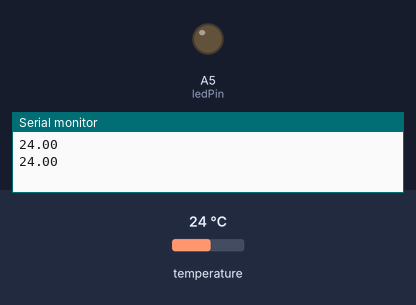
The program below on a simulated Arduino Nano 33 IoT. Shown: output pins drawn as LEDs (lit = HIGH), the last lines printed to the serial monitor. The inputs (shaded band) are chosen by the test bench; at power-on: temperature 24 °C.

Above: at 3.3 s.
3.4 s: temperature set to 29.6 °C
5.9 s: temperature set to 30.4 °C
At 7.1 s:
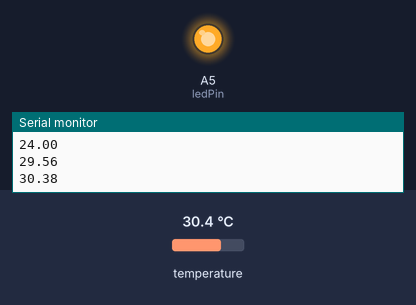
8.4 s: temperature set to 12 °C
At 10.8 s:
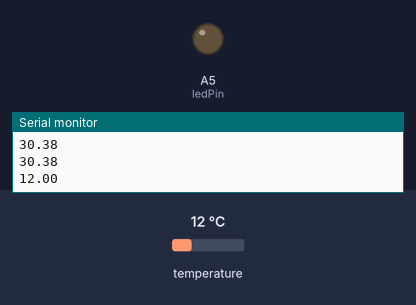
11.1 s: temperature set to 33 °C
At 12.1 s:
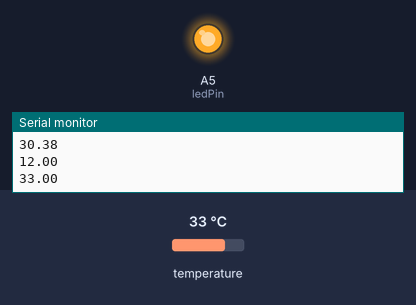
Timing chart, 0 to 14.1 s (numbered marks = the images above; inputs shaded):
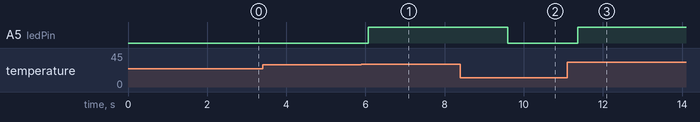

The program:

main.cpp
```cpp
#include <Arduino.h>
#include <OneWire.h>
#include <DallasTemperature.h>

#define ONE_WIRE_BUS 14

int ledPin = 19;
float temp = 0.0;

OneWire oneWire(ONE_WIRE_BUS);
DallasTemperature sensors(&oneWire);

void setup() {
    Serial.begin(115200);
    sensors.begin();
    pinMode(ledPin, OUTPUT);
}

void loop() {
    sensors.requestTemperatures();
    temp = sensors.getTempCByIndex(0);
    Serial.println(temp);

    if (temp > 30)
    {
        digitalWrite(ledPin, HIGH);
    }
    else
    {
        digitalWrite(ledPin, LOW);
    }

    delay(1000);
}
```

Measured:
- the behaviour switches between 30 and 30.1 °C on temperature (found by bisection; images 0 and 1)
- after the input at 5.9 s, A5 (ledPin): LOW → HIGH after 0.17 s
- after the input at 8.4 s, A5 (ledPin): HIGH → LOW after 1.2 s
- after the input at 11.1 s, A5 (ledPin): LOW → HIGH after 0.26 s
